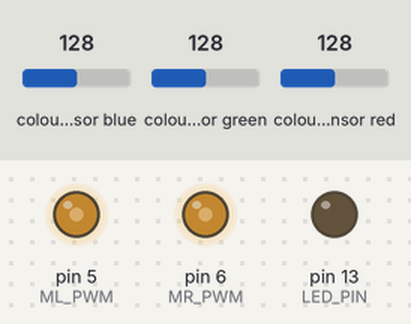
Simulated run of this sketch. Board: Arduino Uno, built with avr-gcc and run on an emulated ATmega328P. Parts: output pins drawn as LEDs (lit = HIGH). Dashed ring = blinking. Inputs (shaded band) come from the test bench; at power-on: colour sensor blue 128, colour sensor green 128, colour sensor red 128.

Above: at 1.2 s.
1.3 s: colour sensor blue set to 191
At 2.1 s:
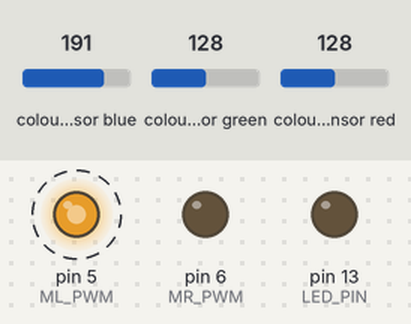
4.3 s: colour sensor green set to 250
At 6.0 s:
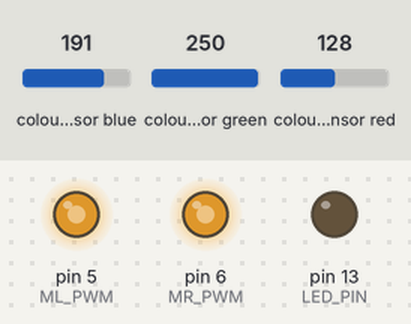
6.3 s: colour sensor red set to 246
7.8 s: colour sensor red set to 254
At 8.8 s:
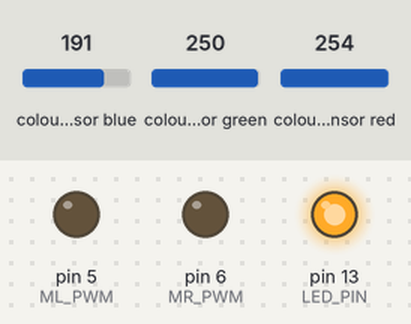
9.3 s: colour sensor blue set to 245
10.8 s: colour sensor blue set to 254
At 11.6 s:
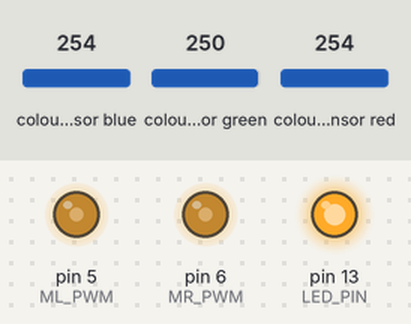
Timing chart, 0 to 13.3 s (numbered marks = the images above; inputs shaded):
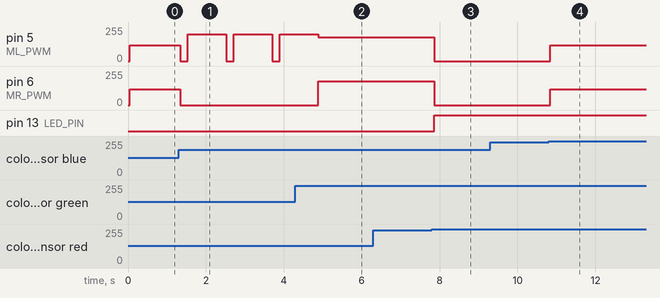

The sketch:

color_rover.ino
```cpp
// Color-following rover. Classifies ground color with a TCS34725 color sensor:
//   green  -> keep exploring    blue -> turn around    yellow (sand) -> light the LED
#include <Wire.h>
#include <Adafruit_TCS34725.h>

const uint8_t ML_PWM = 5, MR_PWM = 6, LED_PIN = 13;
Adafruit_TCS34725 tcs(TCS34725_INTEGRATIONTIME_50MS, TCS34725_GAIN_4X);

enum Ground { GREEN, BLUE, YELLOW, UNKNOWN };

Ground classify() {
  uint16_t r, g, b, c;
  tcs.getRawData(&r, &g, &b, &c);
  if (c < 50) return UNKNOWN;
  float rn = (float)r / c, gn = (float)g / c, bn = (float)b / c;
  if (bn > rn && bn > gn) return BLUE;
  if (gn > rn && gn > bn) return GREEN;
  if (rn > bn && gn > bn && fabs(rn - gn) < 0.12) return YELLOW;
  return UNKNOWN;
}

void drive(int l, int r) { analogWrite(ML_PWM, l); analogWrite(MR_PWM, r); }

void setup() {
  pinMode(LED_PIN, OUTPUT);
  Serial.begin(9600);
  if (!tcs.begin()) { Serial.println(F("No sensor")); while (1); }
}

void loop() {
  switch (classify()) {
    case GREEN:  digitalWrite(LED_PIN, LOW); drive(180, 180); break;
    case BLUE:   drive(0, 0); delay(200); drive(200, 0); delay(900); break;  // ~180 turn
    case YELLOW: drive(0, 0); digitalWrite(LED_PIN, HIGH); break;
    default:     drive(120, 120);
  }
  delay(30);
}
```

Measured:
- the behaviour switches between 249 and 250 on colour sensor red (found by bisection; images 2 and 3)
- the behaviour switches between 249 and 250 on colour sensor blue (found by bisection; images 3 and 4)
- after the input at 1.3 s, pin 5 (ML_PWM): alternates 200/255 for 0.98 s and 0/255 for 0.20 s, starting at once; pin 6 (MR_PWM): 120/255 → 0/255 at once
- after the input at 4.3 s, pin 6 (MR_PWM): 0/255 → 180/255 after 0.58 s
- after the input at 6.3 s, every drawn part: stays the same
- after the input at 7.8 s, pin 5 (ML_PWM), pin 6 (MR_PWM): 180/255 → 0/255 after 0.06 s; pin 13 (LED_PIN): LOW → HIGH after 0.06 s
- after the input at 9.3 s, every drawn part: stays the same
- after the input at 10.8 s, pin 5 (ML_PWM), pin 6 (MR_PWM): 0/255 → 120/255 at once
